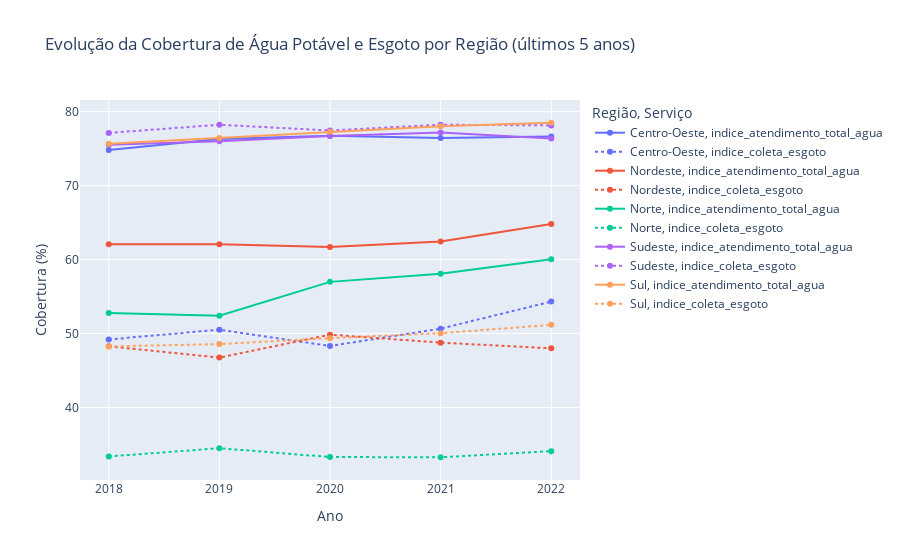

Notebook code cell kept with this figure:
### Code cell
import plotly.express as px

# Considera os 5 anos mais recentes
anos_recentes = df_filtrado['ano'].sort_values(ascending=False).unique()[:5]
df_ultimos = df_filtrado[df_filtrado['ano'].isin(anos_recentes)]

# Agrupa por ano e região
df_regiao_ano = df_ultimos.groupby(['ano', 'regiao'])[
    ['indice_atendimento_total_agua', 'indice_coleta_esgoto']
].mean().reset_index()

# Converte para formato longo (long format)
df_melt = df_regiao_ano.melt(
    id_vars=['ano', 'regiao'],
    var_name='Serviço',
    value_name='Cobertura (%)'
)

# Cria gráfico de linha
fig = px.line(
    df_melt,
    x='ano',
    y='Cobertura (%)',
    color='regiao',
    line_dash='Serviço',
    markers=True,
    title='Evolução da Cobertura de Água Potável e Esgoto por Região (últimos 5 anos)',
    labels={'ano': 'Ano', 'regiao': 'Região'}
)

fig.update_layout(xaxis=dict(dtick=1))  # mostra todos os anos
fig.show()

### Figure 1 — Plotly figure (JSON) as saved in the notebook; plotly's stock layout.template omitted (floating-point values rounded to 4 significant figures)
{"data": [{"hovertemplate": "Região=Centro-Oeste<br>Serviço=indice_atendimento_total_agua<br>Ano=%{x}<br>Cobertura (%)=%{y}<extra></extra>", "legendgroup": "Centro-Oeste, indice_atendimento_total_agua", "line": {"color": "#636efa", "dash": "solid"}, "marker": {"symbol": "circle"}, "mode": "lines+markers", "name": "Centro-Oeste, indice_atendimento_total_agua", "orientation": "v", "showlegend": true, "type": "scatter", "x": [2018, 2019, 2020, 2021, 2022], "xaxis": "x", "y": [74.8, 76.31, 76.74, 76.43, 76.65], "yaxis": "y"}, {"hovertemplate": "Região=Centro-Oeste<br>Serviço=indice_coleta_esgoto<br>Ano=%{x}<br>Cobertura (%)=%{y}<extra></extra>", "legendgroup": "Centro-Oeste, indice_coleta_esgoto", "line": {"color": "#636efa", "dash": "dot"}, "marker": {"symbol": "circle"}, "mode": "lines+markers", "name": "Centro-Oeste, indice_coleta_esgoto", "orientation": "v", "showlegend": true, "type": "scatter", "x": [2018, 2019, 2020, 2021, 2022], "xaxis": "x", "y": [49.19, 50.51, 48.31, 50.65, 54.31], "yaxis": "y"}, {"hovertemplate": "Região=Nordeste<br>Serviço=indice_atendimento_total_agua<br>Ano=%{x}<br>Cobertura (%)=%{y}<extra></extra>", "legendgroup": "Nordeste, indice_atendimento_total_agua", "line": {"color": "#EF553B", "dash": "solid"}, "marker": {"symbol": "circle"}, "mode": "lines+markers", "name": "Nordeste, indice_atendimento_total_agua", "orientation": "v", "showlegend": true, "type": "scatter", "x": [2018, 2019, 2020, 2021, 2022], "xaxis": "x", "y": [62.07, 62.06, 61.71, 62.43, 64.8], "yaxis": "y"}, {"hovertemplate": "Região=Nordeste<br>Serviço=indice_coleta_esgoto<br>Ano=%{x}<br>Cobertura (%)=%{y}<extra></extra>", "legendgroup": "Nordeste, indice_coleta_esgoto", "line": {"color": "#EF553B", "dash": "dot"}, "marker": {"symbol": "circle"}, "mode": "lines+markers", "name": "Nordeste, indice_coleta_esgoto", "orientation": "v", "showlegend": true, "type": "scatter", "x": [2018, 2019, 2020, 2021, 2022], "xaxis": "x", "y": [48.26, 46.74, 49.84, 48.76, 47.99], "yaxis": "y"}, {"hovertemplate": "Região=Norte<br>Serviço=indice_atendimento_total_agua<br>Ano=%{x}<br>Cobertura (%)=%{y}<extra></extra>", "legendgroup": "Norte, indice_atendimento_total_agua", "line": {"color": "#00cc96", "dash": "solid"}, "marker": {"symbol": "circle"}, "mode": "lines+markers", "name": "Norte, indice_atendimento_total_agua", "orientation": "v", "showlegend": true, "type": "scatter", "x": [2018, 2019, 2020, 2021, 2022], "xaxis": "x", "y": [52.78, 52.41, 56.98, 58.09, 60.05], "yaxis": "y"}, {"hovertemplate": "Região=Norte<br>Serviço=indice_coleta_esgoto<br>Ano=%{x}<br>Cobertura (%)=%{y}<extra></extra>", "legendgroup": "Norte, indice_coleta_esgoto", "line": {"color": "#00cc96", "dash": "dot"}, "marker": {"symbol": "circle"}, "mode": "lines+markers", "name": "Norte, indice_coleta_esgoto", "orientation": "v", "showlegend": true, "type": "scatter", "x": [2018, 2019, 2020, 2021, 2022], "xaxis": "x", "y": [33.37, 34.49, 33.29, 33.27, 34.09], "yaxis": "y"}, {"hovertemplate": "Região=Sudeste<br>Serviço=indice_atendimento_total_agua<br>Ano=%{x}<br>Cobertura (%)=%{y}<extra></extra>", "legendgroup": "Sudeste, indice_atendimento_total_agua", "line": {"color": "#ab63fa", "dash": "solid"}, "marker": {"symbol": "circle"}, "mode": "lines+markers", "name": "Sudeste, indice_atendimento_total_agua", "orientation": "v", "showlegend": true, "type": "scatter", "x": [2018, 2019, 2020, 2021, 2022], "xaxis": "x", "y": [75.51, 75.98, 76.72, 77.16, 76.36], "yaxis": "y"}, {"hovertemplate": "Região=Sudeste<br>Serviço=indice_coleta_esgoto<br>Ano=%{x}<br>Cobertura (%)=%{y}<extra></extra>", "legendgroup": "Sudeste, indice_coleta_esgoto", "line": {"color": "#ab63fa", "dash": "dot"}, "marker": {"symbol": "circle"}, "mode": "lines+markers", "name": "Sudeste, indice_coleta_esgoto", "orientation": "v", "showlegend": true, "type": "scatter", "x": [2018, 2019, 2020, 2021, 2022], "xaxis": "x", "y": [77.12, 78.22, 77.45, 78.23, 78.14], "yaxis": "y"}, {"hovertemplate": "Região=Sul<br>Serviço=indice_atendimento_total_agua<br>Ano=%{x}<br>Cobertura (%)=%{y}<extra></extra>", "legendgroup": "Sul, indice_atendimento_total_agua", "line": {"color": "#FFA15A", "dash": "solid"}, "marker": {"symbol": "circle"}, "mode": "lines+markers", "name": "Sul, indice_atendimento_total_agua", "orientation": "v", "showlegend": true, "type": "scatter", "x": [2018, 2019, 2020, 2021, 2022], "xaxis": "x", "y": [75.65, 76.44, 77.29, 78.03, 78.5], "yaxis": "y"}, {"hovertemplate": "Região=Sul<br>Serviço=indice_coleta_esgoto<br>Ano=%{x}<br>Cobertura (%)=%{y}<extra></extra>", "legendgroup": "Sul, indice_coleta_esgoto", "line": {"color": "#FFA15A", "dash": "dot"}, "marker": {"symbol": "circle"}, "mode": "lines+markers", "name": "Sul, indice_coleta_esgoto", "orientation": "v", "showlegend": true, "type": "scatter", "x": [2018, 2019, 2020, 2021, 2022], "xaxis": "x", "y": [48.25, 48.56, 49.37, 50.04, 51.17], "yaxis": "y"}], "layout": {"legend": {"title": {"text": "Região, Serviço"}, "tracegroupgap": 0}, "title": {"text": "Evolução da Cobertura de Água Potável e Esgoto por Região (últimos 5 anos)"}, "xaxis": {"anchor": "y", "domain": [0, 1], "dtick": 1, "title": {"text": "Ano"}}, "yaxis": {"anchor": "x", "domain": [0, 1], "title": {"text": "Cobertura (%)"}}}}
